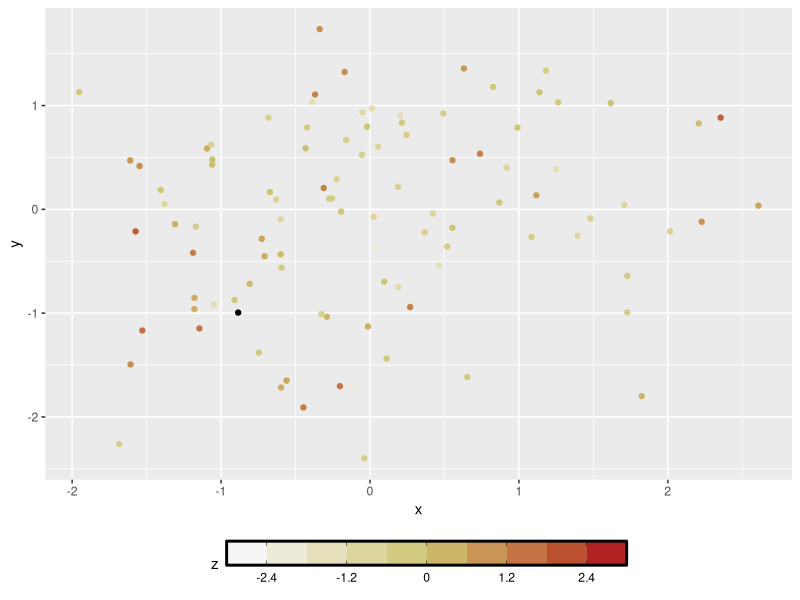

The R script that drew this image:

env_lib <- "miniconda3/envs/r_env_tflex/lib/R/library/"
.libPaths(c(env_lib, .libPaths()))
library(ggplot2)

set.seed(6)
dat <- data.frame(x = rnorm(100), y = rnorm(100), z=rnorm(100))
ggplot(dat, aes(x,y,color=z)) + geom_point() +
  scale_color_gradientn(colours=c("whitesmoke", "khaki3", "firebrick"), limits=c(-3,3),
                        breaks=c(-3/9*8,-3/9*4,0,3/9*4,3/9*8), labels=c(-2.4,-1.2,0,1.2,2.4), na.value = "black",
                        guide=guide_colorbar(nbin=10, raster=F, barwidth=20, frame.colour=c("black"),
                                             frame.linewidth=1, ticks.colour="black",  direction="horizontal")) +
  theme(legend.position = "bottom") 
